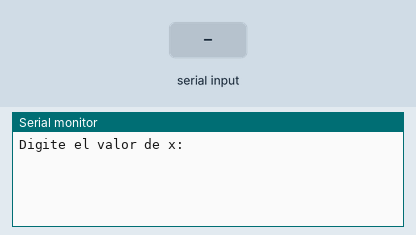
Bench run of a program on a simulated ESP32. Parts: the last lines printed to the serial monitor. Inputs (shaded band) come from the test bench.

Above: at 1.2 s.
1.3 s: "90,45\n" received over Serial
At 2.61 s:
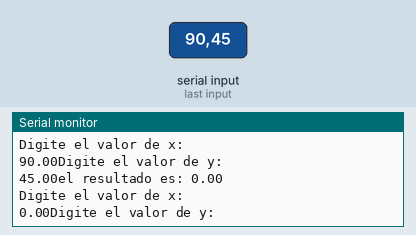
2.8 s: "1,90\n" received over Serial
At 5.3 s:
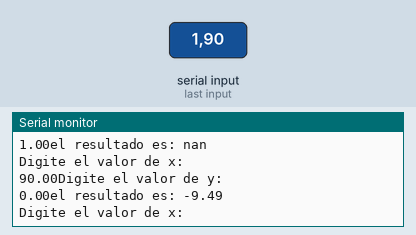

Measured:
- after the input at 1.3 s, the serial monitor: prints a new line at once (image 1)
- after the input at 2.8 s, the serial monitor: prints a new line at once (image 2)

The program:

main.cpp
```cpp
/*9. Realice un programa que calcule el valor que toma la siguiente función para
unos valores dados de x e y: f(x,y) = sqrt(x) / (pow(y,2)-1)

#include<iostream>
#include<math.h>

using namespace std;

int main(){
	float x,y,resultado = 0;

	cout<<"Digite el valor de x: "; cin>>x;
	cout<<"Digite el valor de y: "; cin>>y;

	resultado = sqrt(x)/(pow(y,2)-1);

	cout<<"\nEl resultado es: "<<resultado;

	return 0;
}

*/

#include <Arduino.h>

	float x,y,resultado = 0;

void setup()
{
  	Serial.begin(9600);
}

void loop()
{

	Serial.println("Digite el valor de x: "); while(!Serial.available()){} x = Serial.parseInt();
	Serial.print(String(x));
	Serial.println("Digite el valor de y: "); while(!Serial.available()){} y = Serial.parseInt();
	Serial.print(String(y));

	resultado = sqrt(x)/(pow(y,2)-1);

	Serial.println("el resultado es: " + String(resultado));


}
```
